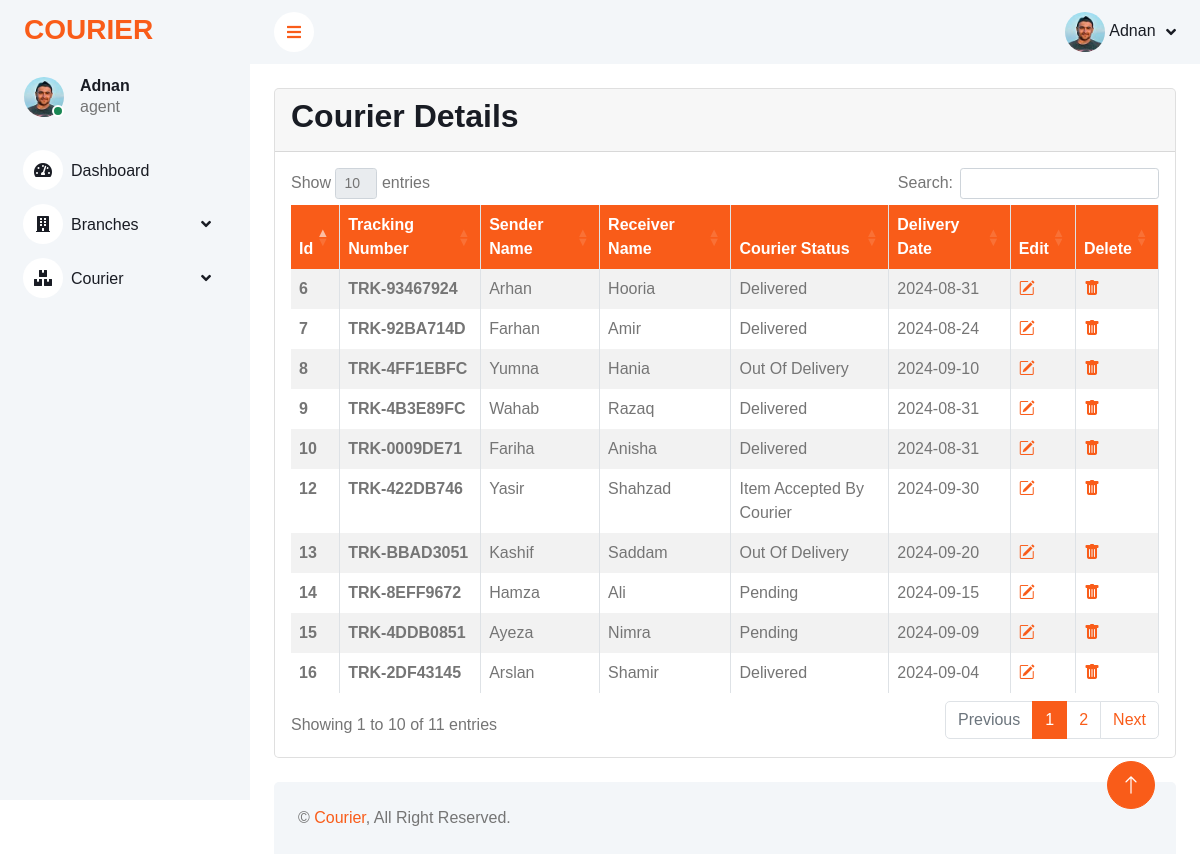
Screenshot of /backend/view-courier.php (signed in) with the database file from the repository.
### tables this page shows
CREATE TABLE `user` (
  `user_id` int(11) NOT NULL,
  `name` varchar(255) NOT NULL,
  `email` varchar(255) NOT NULL,
  `password` varchar(255) NOT NULL,
  `profile_picture` varchar(255) NOT NULL,
  `role_id` int(11) NOT NULL
);

CREATE TABLE `role` (
  `role_id` int(11) NOT NULL,
  `role_type` varchar(255) NOT NULL
);

CREATE TABLE `courier` (
  `courier_id` int(11) NOT NULL,
  `tracking_number` varchar(255) NOT NULL,
  `sender_name` varchar(255) NOT NULL,
  `sender_email` varchar(255) NOT NULL,
  `sender_address` varchar(255) NOT NULL,
  `sender_city` varchar(255) NOT NULL,
  `sender_country` varchar(255) NOT NULL,
  `receiver_name` varchar(255) NOT NULL,
  `receiver_email` varchar(255) NOT NULL,
  `receiver_address` varchar(255) NOT NULL,
  `receiver_city` varchar(255) NOT NULL,
  `receiver_country` varchar(255) NOT NULL,
  `courier_description` varchar(255) NOT NULL,
  `courier_status` varchar(255) NOT NULL,
  `from_branch` varchar(255) NOT NULL,
  `to_branch` varchar(255) NOT NULL,
  `width` varchar(255) NOT NULL,
  `height` varchar(255) NOT NULL,
  `lenght` varchar(255) NOT NULL,
  `weight` varchar(255) NOT NULL,
  `price` varchar(255) NOT NULL,
  `delivery_date` date NOT NULL,
  `creates_date` datetime NOT NULL DEFAULT current_timestamp()
);

CREATE TABLE `status` (
  `status_id` int(11) NOT NULL,
  `status_type` varchar(255) NOT NULL
);

### backend/view-courier.php (the view, shortened to what this page needs)
<?php
include 'links.php';
?>
</head>
<?php
include 'header.php';
?>
<div class="table-container container-fluid pt-4 px-4">
    <div class="row g-4">
        <div class="col-12">
            <div class="card">
                <div class="card-header">
                    <h2>Courier Details</h2>
                </div>
                <div class="card-body">
                    <?php
                   include 'db.php';
                   $sql = "SELECT * FROM courier  LEFT JOIN status ON courier.courier_status = status.status_id";
                   $result = mysqli_query($conn, $sql);
                   if (mysqli_num_rows($result)) {
                    ?>
                        <table id="datatable" class="table table-striped table-bordered">
                            <thead>
                                <tr style="background: #F95C19; color: #fff;">
                                <th>Id</th>
                                        <th>Tracking Number</th>
                                        <th>Sender Name</th>
                                        <th>Receiver Name</th>
                                        <th>Courier Status</th>
                                        <th>Delivery Date</th>
                                        <th>Edit</th>
                                        <th>Delete</th>
                                </tr>
                            </thead>
                            <tbody>
                                <?php
                               while ($row = mysqli_fetch_assoc($result)) {
                                ?>
                                    <tr>
                                    <th scope="row"><?php echo $row['courier_id'] ?></th>
                                            <th scope="row"><?php echo $row['tracking_number'] ?></th>
                                            <td><?php echo $row['sender_name'] ?></td>
                                            <td><?php echo $row['receiver_name'] ?></td>
                                            <td><?php echo $row['status_type'] ?></td>
                                            <td><?php echo $row['delivery_date'] ?></td>
                                    <td><a href="update-courier.php?courier_id=<?php echo $row['courier_id'] ?>"><i class="bi bi-pencil-square"></i></a></td>
                                    <td><a href="delete-courier.php?courier_id=<?php echo $row['courier_id'] ?>"><i class="bi bi-trash-fill"></i></a></td>
                                    </tr>
                                <?php
                                }
                                ?>
                            </tbody>
                        </table>
                    <?php
                    }
                    ?>
                </div>
            </div>
        </div>
    </div>
</div>
<?php include 'footer.php'; ?>

### backend/header.php (shortened to what this page needs)
<body>
    <div class="container-xxl position-relative bg-white d-flex p-0">
        <div class="sidebar pe-4 pb-3">
            <nav class="navbar bg-light navbar-light">
                <a href="index.php" class="navbar-brand mx-4 mb-3">
                    <h3 class="text-primary">COURIER</h3>
                </a>
                <div class="d-flex align-items-center ms-4 mb-4">
                <div class="position-relative">
                        <img class="rounded-circle" src="uploads-images/<?php echo $row5['profile_picture']?>" alt="" style="width: 40px; height: 40px;">
                        <div class="bg-success rounded-circle border border-2 border-white position-absolute end-0 bottom-0 p-1"></div>
                    </div>
                    <div class="ms-3">
                        <h6 class="mb-0"><?php echo $_SESSION['name']?></h6>
                        <span class="role-heading"><?php echo $row5['role_type']?></span>
                    </div>
                </div>
                <div class="navbar-nav w-100">
                    <a href="index.php" class="nav-item nav-link"><i class="fa fa-tachometer-alt me-2"></i>Dashboard</a>
                    <div class="nav-item dropdown">
                        <a href="#" class="nav-link dropdown-toggle" data-bs-toggle="dropdown"><i class="fa fa-building me-2"></i>Branches</a>
                    </div>
                    <div class="nav-item dropdown">
                        <a href="#" class="nav-link dropdown-toggle" data-bs-toggle="dropdown"><i class="fa fa-boxes me-2"></i>Courier</a>
                    </div>
                </div>
            </nav>
        </div>
        <div class="content">
            <nav class="navbar navbar-expand bg-light navbar-light sticky-top px-4 py-0">
                <a href="#" class="sidebar-toggler flex-shrink-0">
                    <i class="fa fa-bars"></i>
                </a>
                <div class="navbar-nav align-items-center ms-auto">
                    <div class="nav-item dropdown">
                        <a href="#" class="nav-link dropdown-toggle" data-bs-toggle="dropdown">
                        <img class="rounded-circle" src="uploads-images/<?php echo $row5['profile_picture']?>" alt="" style="width: 40px; height: 40px;">
                            <span class="d-none d-lg-inline-flex"><?php echo $_SESSION['name']?></span>
                        </a>
                    </div>
                </div>
            </nav>

### backend/css/style.css (style rules this page uses)
:root { --primary: #F95C19; --light: #F3F6F9; --dark: #191C24; }
.text-primary { color: var(--primary) !important; }
.sidebar { position: fixed; top: 0; left: 0; bottom: 0; width: 250px; height: 100vh; overflow-y: auto; background: var(--light); transition: 0.5s; z-index: 999; }
.content { margin-left: 250px; min-height: 100vh; background: #FFFFFF; transition: 0.5s; }
@media (min-width: 992px) { .sidebar { margin-left: 0; } }
@media (min-width: 992px) { .content { width: calc(100% - 250px); } }
.sidebar .navbar .navbar-nav .nav-link { padding: 7px 20px; color: var(--dark); font-weight: 500; border-left: 3px solid var(--light); border-radius: 0 30px 30px 0; outline: none; }
.sidebar .navbar .navbar-nav .nav-link i { width: 40px; height: 40px; display: inline-flex; align-items: center; justify-content: center; background: #FFFFFF; border-radius: 40px; }
.sidebar .navbar .dropdown-toggle::after { position: absolute; top: 15px; right: 15px; border: none; content: "\f107"; font-family: "Font Awesome 5 Free"; font-weight: 900; transition: .5s; }
.content .navbar .navbar-nav .nav-link { margin-left: 25px; padding: 12px 0; color: var(--dark); outline: none; }
.content .navbar .sidebar-toggler, .content .navbar .navbar-nav .nav-link i { width: 40px; height: 40px; display: inline-flex; align-items: center; justify-content: center; background: #FFFFFF; border-radius: 40px; }
.content .navbar .dropdown-toggle::after { margin-left: 6px; vertical-align: middle; border: none; content: "\f107"; font-family: "Font Awesome 5 Free"; font-weight: 900; transition: .5s; }

### rows the page displays
user: profile_picture (picture), role.role_type "agent"
courier: courier_id "6", tracking_number "TRK-93467924", sender_name "Arhan", receiver_name "Hooria", status.status_type "Delivered", delivery_date "2024-08-31"
courier: courier_id "7", tracking_number "TRK-92BA714D", sender_name "Farhan", receiver_name "Amir", status.status_type "Delivered", delivery_date "2024-08-24"
courier: courier_id "8", tracking_number "TRK-4FF1EBFC", sender_name "Yumna", receiver_name "Hania", status.status_type "Out Of Delivery", delivery_date "2024-09-10"
courier: courier_id "9", tracking_number "TRK-4B3E89FC", sender_name "Wahab", receiver_name "Razaq", status.status_type "Delivered", delivery_date "2024-08-31"
courier: courier_id "10", tracking_number "TRK-0009DE71", sender_name "Fariha", receiver_name "Anisha", status.status_type "Delivered", delivery_date "2024-08-31"
courier: courier_id "12", tracking_number "TRK-422DB746", sender_name "Yasir", receiver_name "Shahzad", status.status_type "Item Accepted By Courier", delivery_date "2024-09-30"
courier: courier_id "13", tracking_number "TRK-BBAD3051", sender_name "Kashif", receiver_name "Saddam", status.status_type "Out Of Delivery", delivery_date "2024-09-20"
courier: courier_id "14", tracking_number "TRK-8EFF9672", sender_name "Hamza", receiver_name "Ali", status.status_type "Pending", delivery_date "2024-09-15"
courier: courier_id "15", tracking_number "TRK-4DDB0851", sender_name "Ayeza", receiver_name "Nimra", status.status_type "Pending", delivery_date "2024-09-09"
courier: courier_id "16", tracking_number "TRK-2DF43145", sender_name "Arslan", receiver_name "Shamir", status.status_type "Delivered", delivery_date "2024-09-04"

### other values shown
$_SESSION['name'] "Adnan"
